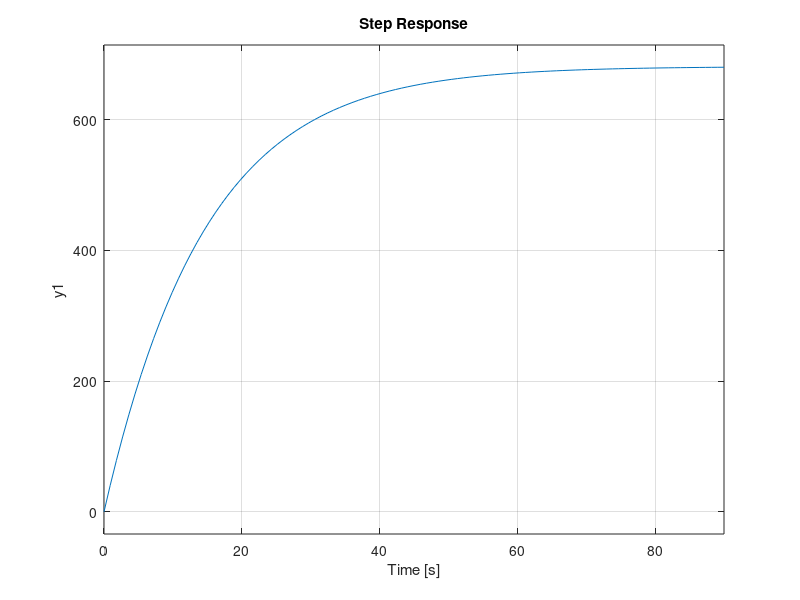

Recreate this plot in MATLAB.
Bm = 4.17*10^-6;
J = 1.3*10^-6;
Kt = 0.02661;
Kg = 0.02661;
La = 10.3632*10^-3;
Ra = 15.24;


%A = [(-Bm/J) Kt/J; (-Kg/La) (-Ra/La)];
A = [-0.1003 2.0469; -0.0001 -0.0659];
%B = [0; 1/La];
B = [0; 46.2963];
C = [0 1];
D = 0;

sys = ss(A,B,C,D);
step(sys);

L = 0.75;
T = 42;

